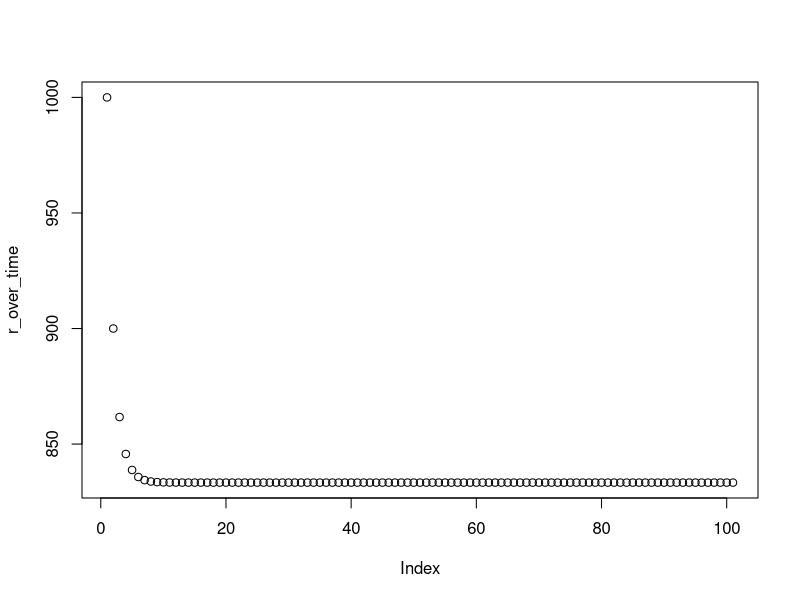
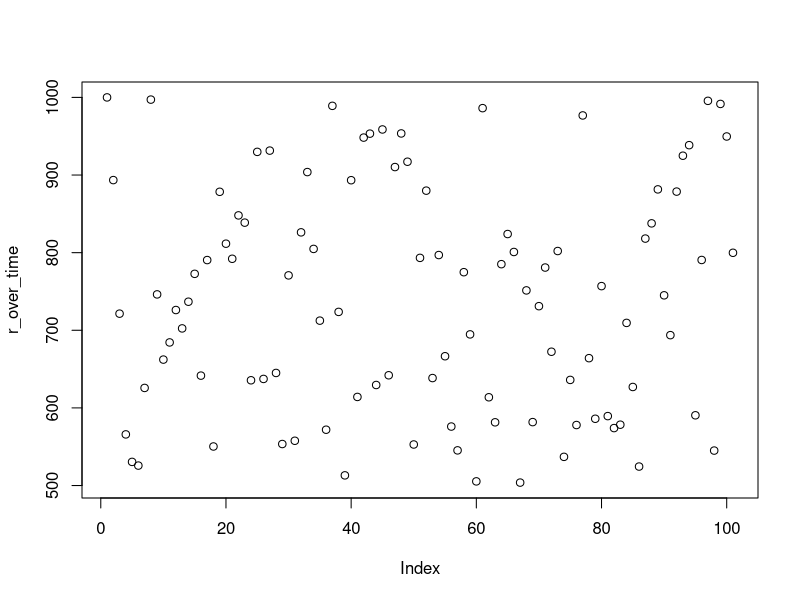

The R script that drew these images, in order:
## ---- chunk 1
library(tidyverse)

tribble(
  ~lifestage,      ~p,    ~c,
  'spawn_egg',     1250 , 2500000, # spawner to egg
  'egg_smolt',     0.012, 10000,   # egg to smolt
  'smolt_adult',   0.15, NA       # spawner to adult
)

## ---- chunk 2
# Define the Beverton Holt function
BH.func <- function(S, p, c) {
  # generic Beverton-Holt
  # Args:
     # S = parental state
     # p = productivity or survival
     # c = capacity
  # Return:
     # recruits from S
  
  recruits <- (S  * p) / (1 + (p / c) * S)
  return(recruits)
}
## ---- chunk 3
Pn <- prod(c(1250, 0.012, 0.15))
Pn
## ---- chunk 4

p_cumul <- cumprod(c(1250, 0.012, 0.15)) # Pi, cumulative product of p up to stage i
Pici    <- p_cumul/c(2500000, 10000, NA) # Pi/ci
Cn      <- Pn/sum(Pici, na.rm = TRUE)
Cn

## ---- chunk 5
Neq <- Cn - (Cn / Pn)

Neq
## ---- chunk 6

spawners <- 1000 # initialize with an arbitrary number of spawners

for (i in 1:100) {
  #spawners to eggs -- BH
  eggs <- BH.func(S = spawners,
                  p = 1250,
                  c = 2500000)
  
  # eggs to smolts -- BH
  smolts <- BH.func(S = eggs,
                    p = 0.012,
                    c = 10000)
  
  # smolts to adults -- DI
  adults <- smolts * 0.15
  
  spawners <- adults
}
  
spawners

## ---- chunk 7
# Define hockey stick function
hockey.stick <- function(S, p, c) {
  # generic hockey stick function
  # Args:
     # S = parental state
     # p = productivity or survival
     # c = capacity or ceiling
  # Return:
     # recruits from S
  
  if (S * p < c) {
    # if recruits are below c
    return(S * p)
  } else {
    # if recruits are over c
    return(c)
  }
}


# Iterate 100 generations with a hockey stick
spawners <- 1000 # initialize with an arbitrary number of spawners

# storage for results of each iteration
r_over_time <- c(spawners) # recruits over time

for (i in 1:100) {
  # spawners to eggs -- BH
  eggs <- hockey.stick(S = spawners, 
                       p = 1250,
                       c = 2500000)
  
  # eggs to smolts -- BH
  smolts <- BH.func(S = eggs,
                    p = 0.012,
                    c = 10000)
  
  # smolts to adults -- DI
  adults <- smolts * 0.15
  
  r_over_time <- c(r_over_time, adults)
  
  spawners <- adults
}
  
spawners

## ---- chunk 8
plot(r_over_time)

## ---- chunk 9
sar <- function() {
  # stochastic SAR between 0.1 and 0.2
  # Args:
     # NA
  # Return:
     # one random number between .1 and .2
  runif(1, 0.1, 0.2)
}

# Try calling the sar() function it 3 times
c(sar(), sar(), sar())
## ---- chunk 10
spawners <- 1000 # initialize with an arbitrary number of spawners

r_over_time <- c(spawners) # recruits over time

for (i in 1:100) {
  
  eggs <- BH.func(S = spawners, 
                  p = 1250,
                  c = 2500000)
  
  smolts <- BH.func(S = eggs,
                    p = 0.012,
                    c = 10000)
  
  adults <- smolts * sar()
  
  r_over_time <- c(r_over_time, adults) # add the next year to the vector of recruits
}
  
plot(r_over_time)

## ---- chunk 11
tribble(
   ~basin,     ~lifestage,      ~p,    ~c,
 'Subbasin 1', 'spawn_egg',     1250 , 2500000, # spawner to egg
 'Subbasin 1', 'egg_smolt',     0.012, 10000,   # egg to smolt
 'Subbasin 1', 'smolt_adult',    0.15, NA,       # spawner to adult
 'Subbasin 2', 'spawn_egg',     1250 , 2500000, # spawner to egg
 'Subbasin 2', 'egg_smolt',     0.012, 10000,   # egg to smolt
 'Subbasin 2', 'smolt_adult',    0.15, NA,       # spawner to adult
 'Mainstem'  , 'spawn_egg',       NA , NA, # spawner to egg
 'Mainstem'  , 'egg_smolt',     0.012, 10000,   # egg to smolt
 'Mainstem'  , 'smolt_adult',      NA, NA       # spawner to adult
)

## ---- chunk 12

spawners <- c(1000, 1000) # initialize with an arbitrary number of spawners

prop_ds <- 0.1 # proportion of downstream migratnts

for (i in 1:100) {
  
  eggs <- BH.func(S = spawners,
                  p = 1250,
                  c = 2500000)
  
  movers <- eggs * prop_ds # number of fish moving down to MS per subbasin
  movers_comb <- sum(movers) # total number of movers
  movers_prop <- movers/movers_comb # proportion of total from each basin
  movers_prop[is.nan(movers_prop)] <- 0 # if dividing by zero, call it zero
  
  eggs_moved <- c(eggs * (1 - prop_ds), movers_comb) # length 3, abundance in two tribs and ms
  
  # There are 3 populations going through this B-H
  smolts <- BH.func(S = eggs_moved,
                    p = c(0.012, 0.012, 0.012),
                    c = c(10000, 10000, 1000))
  
  movers_reallocated <- smolts[3] * movers_prop # fish in ms reallocated to natal basin
  smolts_reallocated <- smolts[1:2] + movers_reallocated # natal and migrant fish summed per subbasin
  
  
  adults <- smolts_reallocated * 0.15
  
  spawners <- adults
  
}

spawners
